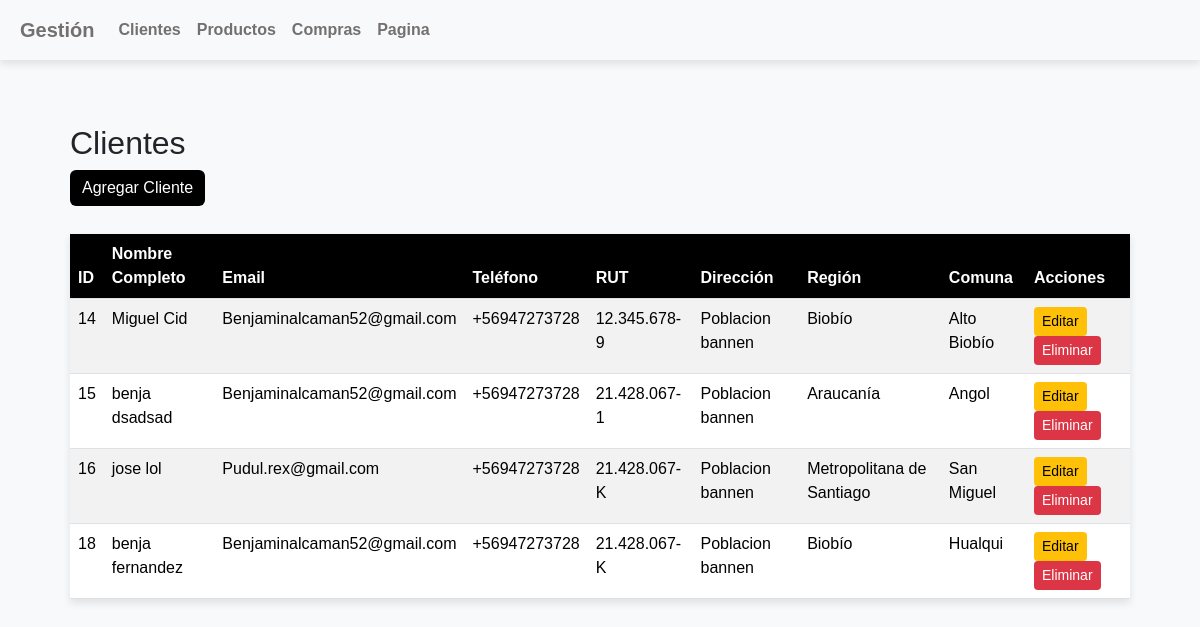
Page /clientes/ on the earlier database version.
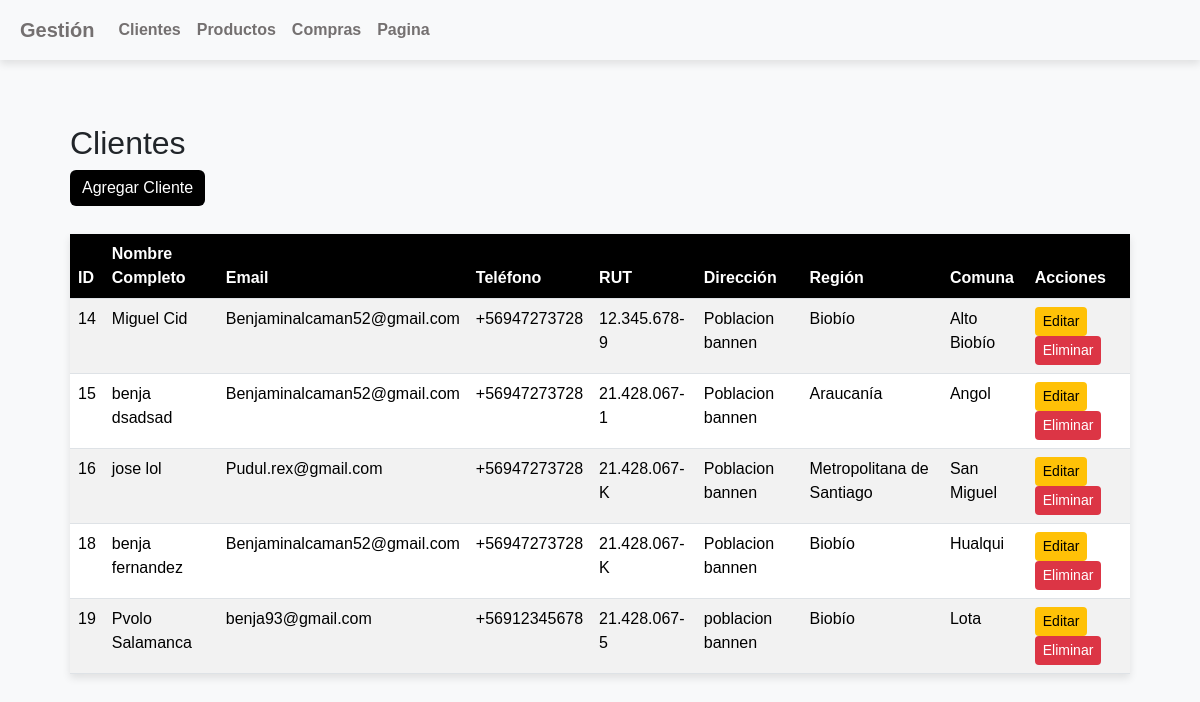
Same page on the later database version.
### administracion/models.py (models this page shows, shortened)
class Cliente(models.Model):
    nombre = models.CharField(max_length=200)
    apellido = models.CharField(max_length=200)
    email = models.EmailField(validators=[EmailValidator()])
    telefono = models.CharField(max_length=12,validators=[RegexValidator(regex=r'^\+56\d{9}$',message="El número de teléfono debe ingresarse en el formato: '+56912345678'. 9 dígitos después del código de país '+56'.")])
    rut = models.CharField(max_length=20, validators=[RegexValidator(regex=r'^\d{1,2}\.\d{3}\.\d{3}-[0-9Kk]$', message="El RUT debe ingresarse en el formato: 'XX.XXX.XXX-X'.")])
    direccion = models.CharField(max_length=255)
    region = models.CharField(max_length=100)
    comuna = models.CharField(max_length=100)

### administracion/views.py (the view)
# urls.py: path('clientes/', views.listar_clientes, name='listar_clientes'),
def listar_clientes(request):
    clientes = Cliente.objects.all()
    return render(request, 'pagina/listar_clientes.html', {'clientes': clientes})

### administracion/templates/pagina/listar_clientes.html (shortened to what this page needs)
{% extends 'pagina/base.html' %}
{% block content %}
<div class="container mt-4">
    <h2>Clientes</h2>
    <a href="{% url 'agregar_cliente' %}" class="btn btn-primary mb-2">Agregar Cliente</a>
    <table class="table table-striped">
        <thead>
            <tr>
                <th>ID</th>
                <th>Nombre Completo</th>
                <th>Email</th>
                <th>Teléfono</th>
                <th>RUT</th>
                <th>Dirección</th>
                <th>Región</th>
                <th>Comuna</th>
                <th>Acciones</th>
            </tr>
        </thead>
        <tbody>
            {% for cliente in clientes %}
                <tr>
                    <td>{{ cliente.id }}</td>
                    <td>{{ cliente.nombre }} {{ cliente.apellido }}</td>
                    <td>{{ cliente.email }}</td>
                    <td>{{ cliente.telefono }}</td>
                    <td>{{ cliente.rut }}</td>
                    <td>{{ cliente.direccion }}</td>
                    <td>{{ cliente.region }}</td>
                    <td>{{ cliente.comuna }}</td>
                    <td>
                        <a href="{% url 'editar_cliente' cliente.id %}" class="btn btn-warning btn-sm">Editar</a>
                        <a href="{% url 'eliminar_cliente' cliente.id %}" class="btn btn-danger btn-sm">Eliminar</a>
                    </td>
                </tr>
            {% endfor %}
        </tbody>
    </table>
</div>
{% endblock %}

Differences in the rows shown:
added Cliente: id "19", nombre "Pvolo", apellido "Salamanca", email "benja93@gmail.com", telefono "+56912345678", rut "21.428.067-5", direccion "poblacion bannen", region "Biobío", comuna "Lota"
